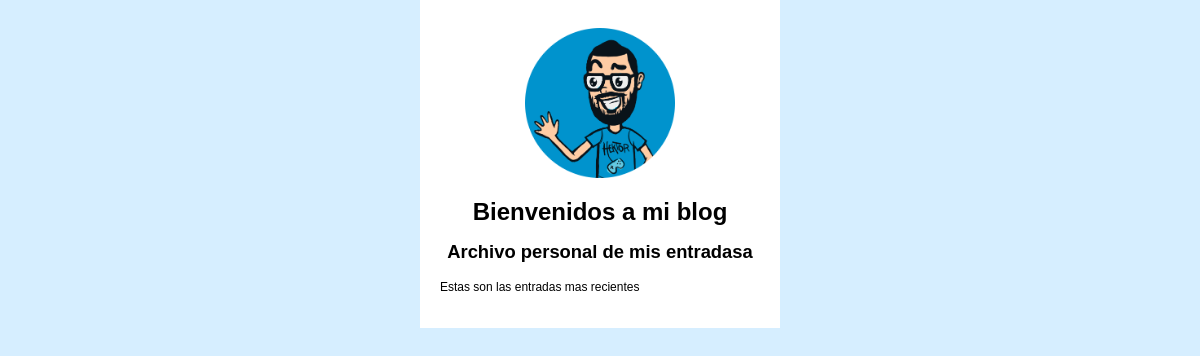
Before: / with the older database file.
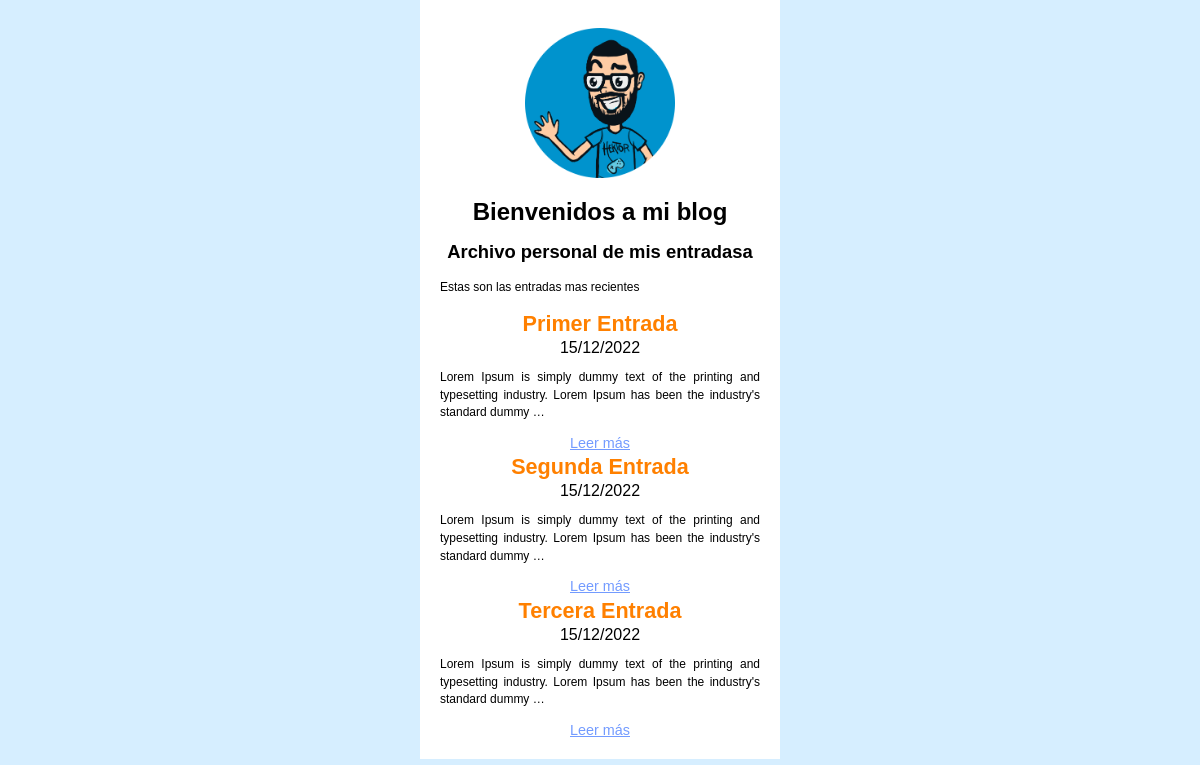
After: the same page with the newer database file.
### blog/models.py (models this page shows, shortened)
class Post(models.Model):
    title = models.CharField(max_length=200, verbose_name="Titulo")
    content = models.TextField(verbose_name="Contenido")
    created = models.DateTimeField(auto_now_add=True, verbose_name="Creado")
    modifield = models.DateTimeField(auto_now=True, verbose_name="Modificado")
    class Meta:
        verbose_name="Entrada"
        verbose_name_plural="Entradas"

### blog/views.py (the view)
# urls.py: 2. Add a URL to urlpatterns:  path('', views.home, name='home')
def home(request):
    posts = Post.objects.all()
    return render(request, "blog/home.html", context={'posts':posts})

### blog/templates/blog/home.html (shortened to what this page needs)
{% extends "blog/base.html"%}
{% block content%}
<p>Estas son las entradas mas recientes</p>
{%for post in posts%}
    <div>
        <h3>{{post.title}}</h3>
        <span class="date">{{post.created|date:"SHORT_DATE_FORMAT"}}</span>
        <p>{{post.content|truncatewords:"20"}}</p>
        <a href="{% url 'post' id=post.id %}">Leer más</a>
    </div>
{%endfor%}
{%endblock%}

### blog/templates/blog/base.html (shortened to what this page needs)
<!DOCTYPE html>
{%load static%}
<html lang="en">
<head>
    <link rel="stylesheet" href="{%static 'blog/styles.css'%}">
</head>
<body>
    <main>
        <img class="top" src="{% static 'blog/hektor.png' %}">
        <h1>Bienvenidos a mi blog</h1>
        <h2>Archivo personal de mis entradasa</h2>
        {% block content %}
        {% endblock %}
    </main>
</body>
</html>

### blog/static/blog/styles.css (style rules this page uses)
body { font-family: Arial, Helvetica, sans-serif; padding: 0; margin: 0; background: rgb(214, 238, 255); }
main { max-width: 320px; margin: 0 auto; padding: 1.25rem; text-align: center; background: #fff; }
h1 { font-size: 150%; margin: 0 auto; }
h2 { font-size: 115%; }
h3 { font-size: 135%; color: rgb(255, 128, 0); padding: 0.15rem 0; margin: 0; }
p { font-size: 75%; text-align: justify; line-height: 1.1rem; }
a { font-size: 90%; color: rgb(115, 155, 255); }
img.top { height: 150px; width: 150px; padding: 0.5rem 0 1rem; }

Changed rows visible on the page:
added Post: title "Primer Entrada", created "15/12/2022", content "Lorem Ipsum is simply dummy text of the printing and typesetting industry. Lorem Ipsum has been the industry's standard dummy …"
added Post: title "Segunda Entrada", created "15/12/2022", content "Lorem Ipsum is simply dummy text of the printing and typesetting industry. Lorem Ipsum has been the industry's standard dummy …"
added Post: title "Tercera Entrada", created "15/12/2022", content "Lorem Ipsum is simply dummy text of the printing and typesetting industry. Lorem Ipsum has been the industry's standard dummy …"
